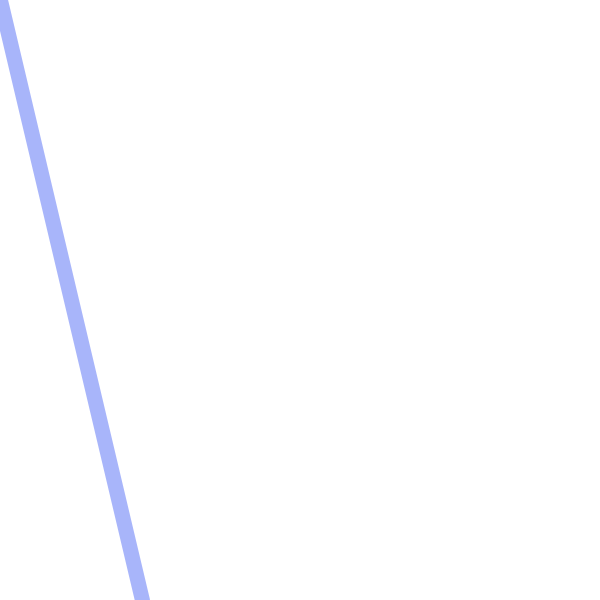
Frame 1 (no input)
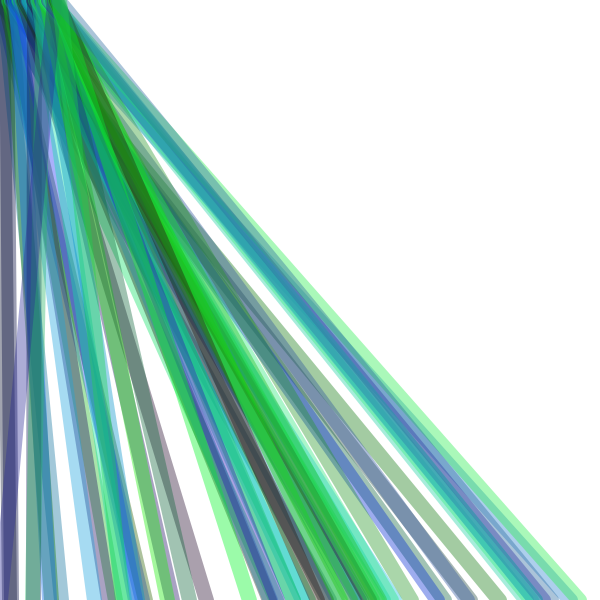
Frame 60 (the mouse pressed at the canvas centre just before this capture)
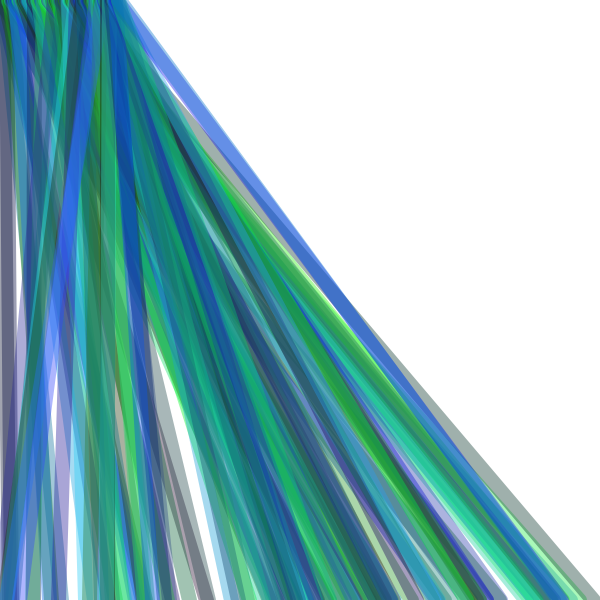
Frame 120 (the mouse held since frame 60 and released just before this capture)

The Processing sketch that drew these frames (run headless with seeded random() and noise(); from frame 60 on, the mouse is pressed at the canvas centre):

// Processing sketch: Random_lines
// ── Random_lines.pde
int i = 0; 
void setup() {
  size(600, 600); 
  background(255);
  smooth();
  strokeWeight(15);
  frameRate(24);
} 
void draw() {
  stroke(random(50), random(255), random(255), 100);
  line(i, 0, random(0, width), height);
  if (i < width) {
    i++;
  } else {
    i = 0; 
    
  }
}
